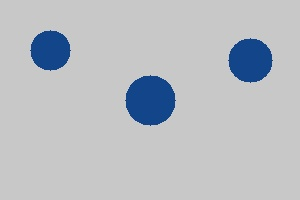
#> input picture test_output.jpg, 300 x 200 px
$ python walnut_detector_final.py
#> lines starting #> are read from the running program, lines starting #| are printed output that depends on the picture; after the words box and inside, x2 and y2 are one past the last pixel; in counts of white or black regions, pixels touching at a corner belong together
#!/usr/bin/env python3

import cv2
import numpy as np
import sys
import os

def advanced_walnut_detection():
    """高级核桃检测算法"""

    output_file = 'detection_results.txt'

    with open(output_file, 'w') as f:
        f.write("=== Advanced Walnut Detection Results ===\n")
        f.write(f"Testing image: test_output.jpg\n")
        f.flush()

        # 读取图片
        image_path = 'test_output.jpg'
        image = cv2.imread(image_path)
#> image is the input picture: shape (200, 300, 3); mean B, G, R 195.1, 189.7, 185.7

        if image is None:
            f.write("ERROR: Cannot read image file\n")
            f.write("Please make sure test_output.jpg is in the same directory\n")
            f.flush()
            return

        f.write(f"Image loaded successfully. Size: {image.shape}\n")
        f.flush()

        # 方法1: 基于纹理和颜色的分割
        f.write("\n--- Method 1: Texture-Based Segmentation ---\n")
        f.flush()

        # 转换到LAB颜色空间
        lab = cv2.cvtColor(image, cv2.COLOR_BGR2LAB)
#> lab: shape (200, 300, 3); mean of channels 0, 1, 2 195.8, 128.8, 124.6
        l, a, b = cv2.split(lab)
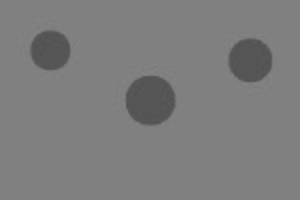
#> b: shape (200, 300); min 81, max 133, mean 124.6

        # 使用K-means聚类进行颜色分割
        pixels = lab.reshape(-1, 3)
        pixels = np.float32(pixels)

        # 尝试不同的聚类数量
        for k in [3, 5, 8, 11]:
            criteria = (cv2.TERM_CRITERIA_EPS + cv2.TERM_CRITERIA_MAX_ITER, 10, 1.0)
            _, labels, centers = cv2.kmeans(pixels, k, None, criteria, 10, cv2.KMEANS_RANDOM_CENTERS)

            # 重构分割后的图像
            centers = np.uint8(centers)
            segmented = centers[labels.flatten()]
            segmented = segmented.reshape(lab.shape)

            # 转换回BGR用于显示
            segmented_bgr = cv2.cvtColor(segmented, cv2.COLOR_LAB2BGR)

            # 分析每个聚类
            unique_labels = np.unique(labels)
            f.write(f"K={k} clusters:\n")

            for i, label in enumerate(unique_labels):
                mask = (labels == label).reshape(lab.shape[:2])
                area = np.sum(mask)

                if area > 100:  # 过滤小区域
                    # 计算该区域的统计信息
                    region_pixels = image[mask]
                    color_mean = np.mean(region_pixels, axis=0)
                    f.write(f"  Cluster {i}: Area={area}, Mean color=({color_mean[0]:.1f}, {color_mean[1]:.1f}, {color_mean[2]:.1f})\n")

            f.flush()
#> this loop made 4 passes
#> unique_labels on passes 2 to 4: [0, 1, 2, 3, 4], [0, 1, 2, 3, 4, 5, 6, 7], [0, 1, 2, 3, 4, 5, 6, 7, 8, 9, 10]
#> segmented: shape (200, 300, 3); mean of channels 0, 1, 2 195.7, 127.9, 124.5

        # 方法2: 基于局部极值点的检测
        f.write("\n--- Method 2: Local Extrema Detection ---\n")
        f.flush()

        gray = cv2.cvtColor(image, cv2.COLOR_BGR2GRAY)

        # 使用高斯模糊减少噪声
        blurred = cv2.GaussianBlur(gray, (5, 5), 0)

        # 寻找局部最小值（暗点，可能是核桃）
        kernel_size = 15
        min_filtered = cv2.erode(blurred, np.ones((kernel_size, kernel_size), np.uint8))

        # 比较原图和最小值滤波后的图
        local_minima = (blurred == min_filtered)
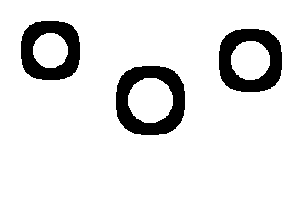
#> local_minima: shape (200, 300) bool; 88.7% white; 3 black regions, box (x1, y1, x2, y2) and area: (116, 66, 185, 135) 2493, (219, 29, 282, 92) 2237, (21, 21, 80, 80) 2064

        # 获取局部最小值的坐标
        min_coords = np.where(local_minima)
#> min_coords = 53206 positions, rows 0 to 199, columns 0 to 299
        min_points = list(zip(min_coords[1], min_coords[0]))
#> min_points = 53206 items

        f.write(f"Found {len(min_points)} local minima points\n")
        f.flush()

        # 过滤和聚类这些点
        if len(min_points) > 0:
            # 使用OpenCV的k-means聚类
            points = np.array(min_points, dtype=np.float32)
#> points = 53206 pairs, first value 0 to 299, second value 0 to 199

            # 设置聚类参数
            k = min(11, len(points))  # 最多11个聚类
#> k = 11
            criteria = (cv2.TERM_CRITERIA_EPS + cv2.TERM_CRITERIA_MAX_ITER, 10, 1.0)

            # 执行k-means聚类
            _, labels, centers = cv2.kmeans(points, k, None, criteria, 10, cv2.KMEANS_RANDOM_CENTERS)
#> centers = [[176.8, 39.63], [257.9, 23.27], [51.86, 108], [271, 90.54], [206.6, 173.7], [205.2, 111.3], [43.87, 169.1], [130, 155.2], [106.8, 40.35], [271, 160.9], [29.36, 35.22]]

            unique_labels = np.unique(labels)
            n_clusters = len(unique_labels)
#> n_clusters = 11

            f.write(f"K-means found {n_clusters} clusters\n")
            f.flush()

            # 计算每个聚类的中心和点数
            cluster_centers = []
            for i in range(n_clusters):
                cluster_points = points[labels.flatten() == i]
                center = centers[i]
                cluster_centers.append(center)
                f.write(f"  Cluster {i}: Center=({center[0]:.1f}, {center[1]:.1f}), Points={len(cluster_points)}\n")
#> this loop made 11 passes
#> after the loop, cluster_centers has the same summary as centers

            f.flush()

            # 在图片上标记这些中心
            marked_image = image.copy()
            for i, center in enumerate(cluster_centers):
                cv2.circle(marked_image, (int(center[0]), int(center[1])), 8, (0, 255, 0), -1)
                cv2.putText(marked_image, str(i+1), (int(center[0])+10, int(center[1])),
                           cv2.FONT_HERSHEY_SIMPLEX, 0.6, (255, 255, 255), 2)
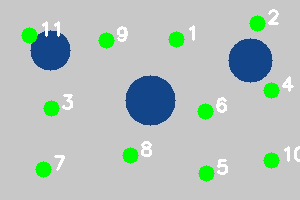
#> marked_image: shape (200, 300, 3); 5.39% of pixels changed, all inside (x1, y1, x2, y2) = (21, 9, 300, 182)

            cv2.imwrite('local_extrema_detection.jpg', marked_image)
            f.write("Local extrema detection result saved\n")
            f.flush()

            extrema_count = len(cluster_centers)
#> extrema_count = 11
        else:
            extrema_count = 0

        # 方法3: 基于模板匹配的检测
        f.write("\n--- Method 3: Template Matching ---\n")
        f.flush()

        # 创建一个简单的圆形模板
        template_size = 20
        template = np.zeros((template_size, template_size), dtype=np.uint8)
        cv2.circle(template, (template_size//2, template_size//2), template_size//2-2, 255, -1)
#> template: shape (20, 20); 49.2% white; 1 white region, box (x1, y1, x2, y2) and area: (2, 2, 19, 19) 197

        # 在灰度图上进行模板匹配
        result = cv2.matchTemplate(gray, template, cv2.TM_CCOEFF_NORMED)
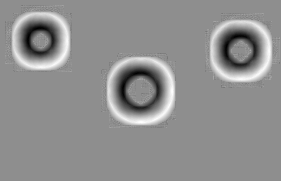
#> result: shape (181, 281) float32; min -0.461, max 0.365, mean 0.0042; drawn with min black and max white

        # 设置阈值
        threshold = 0.6
        locations = np.where(result >= threshold)
#> locations = (empty array, empty array)

        f.write(f"Template matching found {len(locations[0])} potential matches\n")
        f.flush()

        # 初始化模板匹配结果
        template_centers = []

        # 聚类匹配结果
        if len(locations[0]) > 0:
            points = list(zip(locations[1], locations[0]))

            # 使用简单的距离聚类
            clustered_points = []
            for point in points:
                is_duplicate = False
                for cluster in clustered_points:
                    for cluster_point in cluster:
                        distance = np.sqrt((point[0] - cluster_point[0])**2 + (point[1] - cluster_point[1])**2)
                        if distance < 15:
                            cluster.append(point)
                            is_duplicate = True
                            break
                    if is_duplicate:
                        break
                if not is_duplicate:
                    clustered_points.append([point])

            # 计算每个聚类的中心
            for cluster in clustered_points:
                if len(cluster) >= 2:  # 至少2个匹配点
                    center = np.mean(cluster, axis=0)
                    template_centers.append(center)
                    f.write(f"  Template cluster: Center=({center[0]:.1f}, {center[1]:.1f}), Matches={len(cluster)}\n")

            f.flush()

            # 在图片上标记模板匹配结果
            template_marked = image.copy()
            for i, center in enumerate(template_centers):
                cv2.circle(template_marked, (int(center[0]), int(center[1])), 10, (255, 0, 0), 2)
                cv2.putText(template_marked, str(i+1), (int(center[0])+15, int(center[1])),
                           cv2.FONT_HERSHEY_SIMPLEX, 0.6, (255, 255, 255), 2)

            cv2.imwrite('template_matching_detection.jpg', template_marked)
            f.write("Template matching result saved\n")
            f.flush()

        template_count = len(template_centers)

        # 方法4: 综合所有检测结果
        f.write("\n--- Method 4: Comprehensive Analysis ---\n")
        f.flush()

        # 收集所有检测到的候选位置
        all_candidates = []

        # 添加局部极值检测结果
        for center in cluster_centers:
            all_candidates.append(('extrema', center))
#> after the loop, all_candidates = 11 items, first 6: ('extrema', [176.8, 39.63]), ('extrema', [257.9, 23.27]), ('extrema', [51.86, 108]), ('extrema', [271, 90.54]), ('extrema', [206.6, 173.7]), ('extrema', [205.2, 111.3])

        # 添加模板匹配结果
        for center in template_centers:
            all_candidates.append(('template', center))

        # 去重和聚类
        unique_candidates = []
        for candidate_type, candidate in all_candidates:
            is_duplicate = False
            for existing_type, existing in unique_candidates:
                distance = np.sqrt((candidate[0] - existing[0])**2 + (candidate[1] - existing[1])**2)
                if distance < 25:
                    is_duplicate = True
                    break
            if not is_duplicate:
                unique_candidates.append((candidate_type, candidate))
#> this loop made 11 passes
#> after the loop, unique_candidates has the same summary as all_candidates

        comprehensive_count = len(unique_candidates)
#> comprehensive_count = 11
        f.write(f"Comprehensive detection: {comprehensive_count} candidates\n")
        f.flush()

        # 创建最终可视化
        f.write("\n--- Creating Final Visualization ---\n")
        f.flush()

        # 创建对比图
        import matplotlib.pyplot as plt

        plt.figure(figsize=(20, 10))

        # 原始图片
        original_rgb = cv2.cvtColor(image, cv2.COLOR_BGR2RGB)
        plt.subplot(2, 3, 1)
        plt.imshow(original_rgb)
        plt.title('Original Image')
        plt.axis('off')

        # 局部极值检测结果
        if extrema_count > 0:
            extrema_rgb = cv2.cvtColor(marked_image, cv2.COLOR_BGR2RGB)
            plt.subplot(2, 3, 2)
            plt.imshow(extrema_rgb)
            plt.title(f'Local Extrema: {extrema_count}')
            plt.axis('off')

        # 模板匹配结果
        if template_count > 0:
            template_rgb = cv2.cvtColor(template_marked, cv2.COLOR_BGR2RGB)
            plt.subplot(2, 3, 3)
            plt.imshow(template_rgb)
            plt.title(f'Template Matching: {template_count}')
            plt.axis('off')

        # 综合结果
        comprehensive_image = image.copy()
        for i, (candidate_type, candidate) in enumerate(unique_candidates):
            color = (0, 255, 0) if candidate_type == 'extrema' else (255, 0, 0)
            cv2.circle(comprehensive_image, (int(candidate[0]), int(candidate[1])), 12, color, 3)
            cv2.putText(comprehensive_image, str(i+1), (int(candidate[0])+15, int(candidate[1])),
                       cv2.FONT_HERSHEY_SIMPLEX, 0.7, (255, 255, 255), 2)
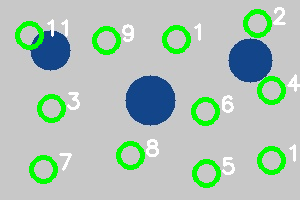
#> comprehensive_image: shape (200, 300, 3); 8.75% of pixels changed, all inside (x1, y1, x2, y2) = (15, 7, 300, 188)

        plt.subplot(2, 3, 4)
        plt.imshow(cv2.cvtColor(comprehensive_image, cv2.COLOR_BGR2RGB))
        plt.title(f'Comprehensive: {comprehensive_count}')
        plt.axis('off')

        # 灰度图
        plt.subplot(2, 3, 5)
        plt.imshow(gray, cmap='gray')
        plt.title('Grayscale')
        plt.axis('off')

        # 边缘图
        edges = cv2.Canny(gray, 50, 150)
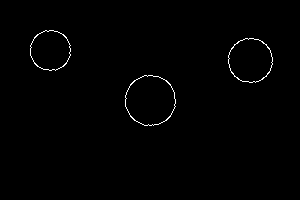
#> edges: shape (200, 300); 0.72% white in thin lines or dots, all inside (x1, y1, x2, y2) = (30, 30, 273, 126)
        plt.subplot(2, 3, 6)
        plt.imshow(edges, cmap='gray')
        plt.title('Edges')
        plt.axis('off')

        plt.tight_layout()
        plt.savefig('advanced_walnut_detection.png', dpi=150, bbox_inches='tight')
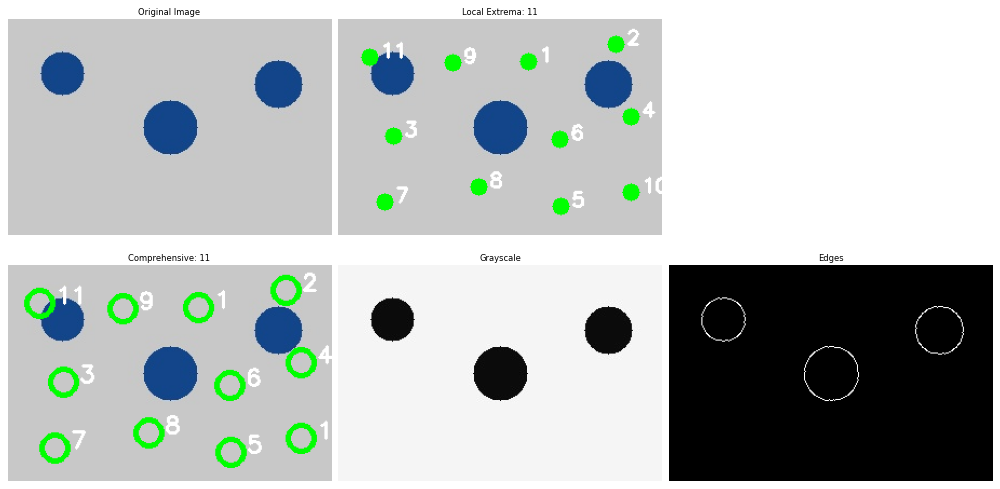
#> figure drawn by matplotlib, 5 panels
        plt.close()

        cv2.imwrite('comprehensive_detection.jpg', comprehensive_image)
        f.write("Final visualization saved\n")
        f.flush()

        # 最终结果
        f.write("\n=== FINAL RESULTS ===\n")
        f.write(f"Local extrema detection: {extrema_count} candidates\n")
        f.write(f"Template matching: {template_count} candidates\n")
        f.write(f"Comprehensive detection: {comprehensive_count} candidates\n")

        # 根据综合分析给出最终估计
        final_count = comprehensive_count
#> final_count = 11
        f.write(f"\nFinal estimated walnut count: {final_count}\n")
        f.write("=== Advanced Detection Complete ===\n")
        f.flush()

        # 打印结果到控制台
        print(f"\n=== 核桃检测结果 ===")
        print(f"图片文件: {image_path}")
        print(f"检测到的核桃数量: {final_count}")
#| 检测到的核桃数量: 11
        print(f"局部极值检测: {extrema_count} 个")
#| 局部极值检测: 11 个
        print(f"模板匹配检测: {template_count} 个")
        print(f"综合检测结果: {comprehensive_count} 个")
#| 综合检测结果: 11 个
        print(f"生成的文件:")
        print(f"  - detection_results.txt (详细日志)")
        print(f"  - advanced_walnut_detection.png (综合对比图)")
        print(f"  - comprehensive_detection.jpg (最终检测结果)")
        print(f"  - local_extrema_detection.jpg (局部极值检测结果)")

def main():
    """主函数"""
    print("=== 高级核桃检测程序 ===")
    print("正在检测图片中的核桃...")

    # 检查图片文件是否存在
    if not os.path.exists('test_output.jpg'):
        print("错误: 找不到 test_output.jpg 文件")
        print("请确保核桃图片文件在当前目录中")
        return

    try:
        advanced_walnut_detection()
        print("\n检测完成！")
    except Exception as e:
        print(f"检测过程中出现错误: {e}")
        print("请检查是否安装了所需的依赖包")

if __name__ == "__main__":
    main()

$ run again, with walnut_debug_offset_test.jpg copied over test_output.jpg
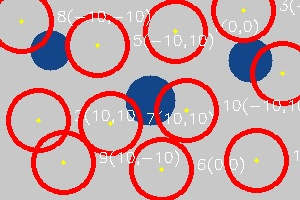
#> input picture walnut_debug_offset_test.jpg, 300 x 200 px
#> in advanced_walnut_detection, image is the input picture: shape (200, 300, 3); mean B, G, R 166.8, 163.1, 196.8
#> lab: shape (200, 300, 3); mean of channels 0, 1, 2 185.4, 141, 134.8
#> the loop in advanced_walnut_detection, `for k in [3, 5, 8, 11]:` made 4 passes
#> unique_labels on passes 2 to 4: [0, 1, 2, 3, 4], [0, 1, 2, 3, 4, 5, 6, 7], [0, 1, 2, 3, 4, 5, 6, 7, 8, 9, 10]
#> in advanced_walnut_detection, `local_minima = (blurred == min_filtered)`:
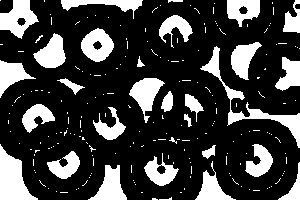
#> local_minima: shape (200, 300) bool; 24.2% white; 215 white regions (186 under 20 px), largest, box (x1, y1, x2, y2) and area: (200, 46, 300, 148) 1242, (0, 144, 38, 200) 1136, (0, 0, 39, 39) 840
#> min_coords = 14547 positions, rows 0 to 199, columns 0 to 299
#> min_points = 14547 pairs, first value 0 to 299, second value 0 to 199
#> in advanced_walnut_detection, `points = np.array(min_points, dtype=np.float32)`: points has the same summary as min_points
#> k = 11
#> in advanced_walnut_detection, `_, labels, centers = cv2.kmeans(points, k, None, criteria, 10, cv2.KME..`: labels = 14547 values, max 10 at index 0, min 0 at index 95, mean 4.74; centers = [[157.2, 62.89], [255.4, 24.7], [32.56, 85.61], [216.9, 87.97], [197, 179.1], [283.3, 97.33], [25.79, 175], [115.3, 162], [89.55, 32.52], [271.7, 168.4], [19.18, 19.13]]
#> n_clusters = 11
#> the loop in advanced_walnut_detection, `for i in range(n_clusters):` made 11 passes
#> after the loop in advanced_walnut_detection, `for i in range(n_clusters):`: cluster_centers has the same summary as centers
#> the loop in advanced_walnut_detection, `for i, center in enumerate(cluster_centers):` made 11 passes
#> template: shape (20, 20); 49.2% white; 1 white region, box (x1, y1, x2, y2) and area: (2, 2, 19, 19) 197
#> locations = ([121, 122, 122], [139, 138, 139])
#> in advanced_walnut_detection, `points = list(zip(locations[1], locations[0]))`: points = [(139, 121), (138, 122), (139, 122)]
#> the loop in advanced_walnut_detection, `for point in points:` made 3 passes
#> after the loop in advanced_walnut_detection, `for point in points:`: clustered_points = [[(139, 121), (138, 122), (139, 122)]]
#> the loop in advanced_walnut_detection, `for cluster in clustered_points:` made 1 pass
#> center on pass 1: [138.7, 121.7]
#> after the loop in advanced_walnut_detection, `for cluster in clustered_points:`: template_centers = [[138.7, 121.7]]
#> the loop in advanced_walnut_detection, `for i, center in enumerate(template_centers):` made 1 pass
#> template_count = 1
#> the loop in advanced_walnut_detection, `for center in cluster_centers:` made 11 passes
#> after the loop in advanced_walnut_detection, `for center in cluster_centers:`: all_candidates = 11 items, first 6: ('extrema', [157.2, 62.89]), ('extrema', [255.4, 24.7]), ('extrema', [32.56, 85.61]), ('extrema', [216.9, 87.97]), ('extrema', [197, 179.1]), ('extrema', [283.3, 97.33])
#> the loop in advanced_walnut_detection, `for center in template_centers:` made 1 pass
#> after the loop in advanced_walnut_detection, `for center in template_centers:`: all_candidates = 12 items, first 6: ('extrema', [157.2, 62.89]), ('extrema', [255.4, 24.7]), ('extrema', [32.56, 85.61]), ('extrema', [216.9, 87.97]), ('extrema', [197, 179.1]), ('extrema', [283.3, 97.33])
#> the loop in advanced_walnut_detection, `for candidate_type, candidate in all_candidates:` made 12 passes
#> after the loop in advanced_walnut_detection, `for candidate_type, candidate in all_candidates:`: unique_candidates has the same summary as all_candidates
#> comprehensive_count = 12
#> the loop in advanced_walnut_detection, `for i, (candidate_type, candidate) in enumerate(unique_candidates):` made 12 passes
#> (candidate_type, candidate, color) on passes 1 to 8: ('extrema', [157.2, 62.89], (0, 255, 0)), ('extrema', [255.4, 24.7], (0, 255, 0)), ('extrema', [32.56, 85.61], (0, 255, 0)), ('extrema', [216.9, 87.97], (0, 255, 0)), ('extrema', [197, 179.1], (0, 255, 0)), ('extrema', [283.3, 97.33], (0, 255, 0)), ('extrema', [25.79, 175], (0, 255, 0)), ('extrema', [115.3, 162], (0, 255, 0))
#> in advanced_walnut_detection, `edges = cv2.Canny(gray, 50, 150)`:
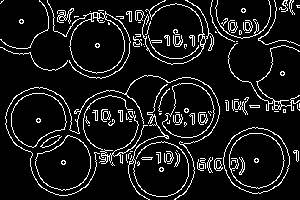
#> edges: shape (200, 300); 9.7% white in thin lines or dots
#| 检测到的核桃数量: 12
#| 局部极值检测: 11 个
#| 模板匹配检测: 1 个
#| 综合检测结果: 12 个
